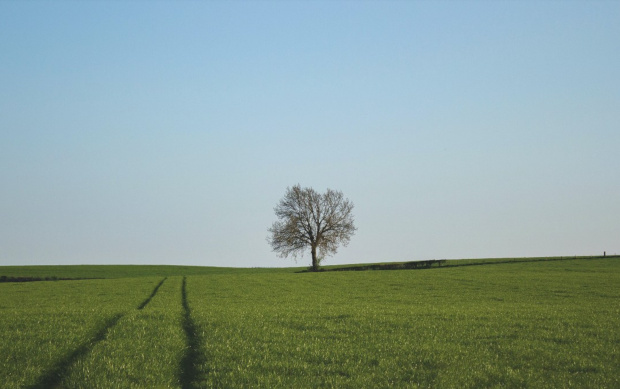
#> input picture Segmentacao_de_Imagens/Segmentacao_Tecnicas_Classicas/images/paisagem01.jpg, 620 x 389 px
$ jupyter execute metodo_de_otsu.ipynb
#> lines starting #> are read from the running program, lines starting #| are printed output that depends on the picture; after the words box and inside, x2 and y2 are one past the last pixel; in counts of white or black regions, pixels touching at a corner belong together
A partir do **Método de Otso** é possível adquirir "automáticamente" o valor ideal de limiar que separa o fundo da imagem dos objetos.

Este método utiliza um histograma para visualizar a distribuição de pixels da imagem e a partir disto, é possível realizar a separação do fundo.

O Método de Otsu calcula o melhor limiar com base no histograma.

[cell 1]
import cv2
import matplotlib.pyplot as plt
import numpy as np

[cell 2]
def view_original_gray(img, gray):
    plt.figure(figsize=(12,6))
    plt.subplot(1,2,1)
    plt.imshow(img)
    plt.axis('off')

    plt.subplot(1,2,2)
    plt.imshow(gray, cmap='gray')
    plt.axis('off')

[cell 3]
img = cv2.imread('images/paisagem01.jpg')
#> img is the input picture: shape (389, 620, 3); mean B, G, R 153.1, 159.6, 138.4
img = cv2.cvtColor(img, cv2.COLOR_BGR2RGB)
img_gray = cv2.cvtColor(img, cv2.COLOR_BGR2GRAY)
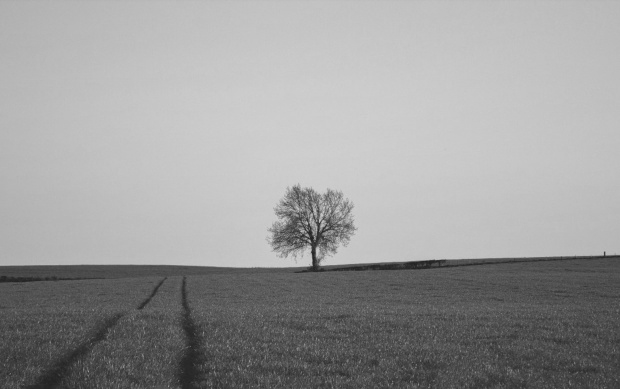
#> img_gray: shape (389, 620); min 33, max 210, mean 155.2

view_original_gray(img, img_gray)

[cell 4]
def view(img):
    plt.figure(figsize=(12,6))
    plt.imshow(img, cmap='gray')
    plt.axis('off')

[cell 5]
limiar, img_otsu = cv2.threshold(img_gray, 0, 255, cv2.THRESH_BINARY | cv2.THRESH_OTSU)
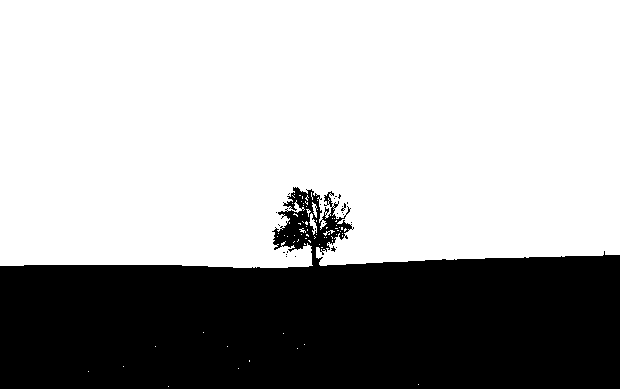
#> img_otsu: shape (389, 620); 66.5% white; 25 black regions (24 under 20 px), largest, box (x1, y1, x2, y2) and area: (0, 187, 620, 389) 80793
#> limiar = 136
print('Limiar: ', limiar)
#| Limiar:  136.0

view(img_otsu)

### Histogramas

[cell 6]
hist, bins = np.histogram(img_gray,
                          256, # 255 bins (barras)
                          [0,256]) # 0 a 255
#> hist = 256 values, max 9370 at index 194, min 0 at index 0, mean 942.1; bins = 257 values from 0 to 256
hist
#> Out has the same summary as hist

**Importante salientar**

O Método de Otsu funciona melhor em imagens **bi modais** que possuem grandes distribuições no histograma bem distinguíveis, uma do lado da outra.

[cell 7]
plt.plot(hist)
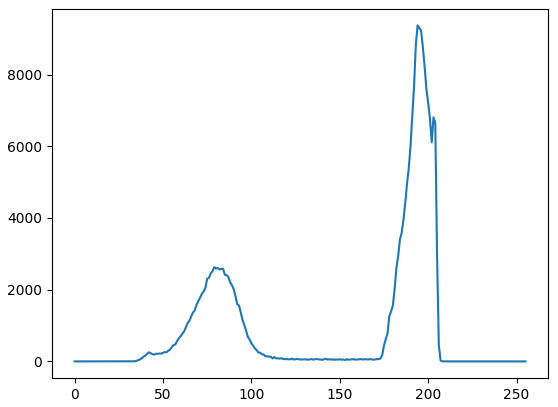
#> figure drawn by matplotlib, 1 panel; curve peaks at x = 194, y = 9370

A função flatten transforma a matriz (2D) em um vetor (1D).

Função semelhante: *ravel()*.

[cell 8]
# Feito antes por mim
img_flatten = img_gray.flatten() # Achata a imagem para adquirir todos os valores de pixels da imagem em um vetor
plt.hist(img_flatten, bins=255) # Exibe esse vetor no histograma
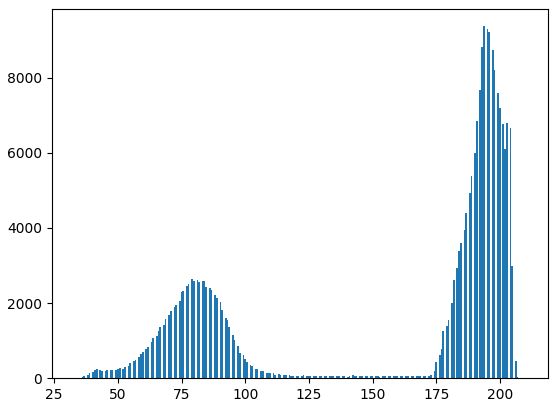
#> figure drawn by matplotlib, 1 panel; tallest bar 9370 high, from x = 193.3 to 194

### Melhorando a segmentação em imagens com ruído

[cell 9]
img_noise = cv2.imread('images/folha_ruido.jpg')
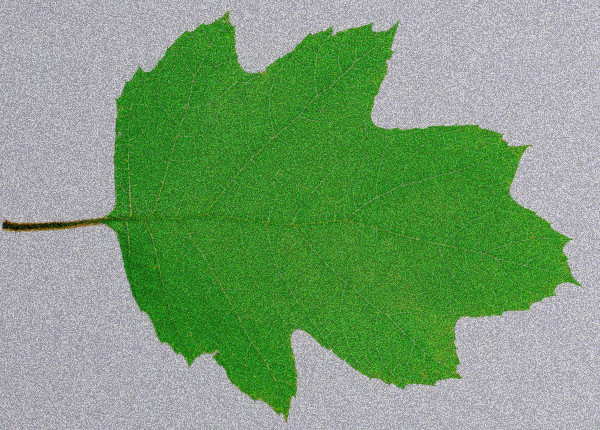
#> input picture Segmentacao_de_Imagens/Segmentacao_Tecnicas_Classicas/images/folha_ruido.jpg, 600 x 430 px
#> img_noise is the input picture: shape (430, 600, 3); mean B, G, R 117.1, 157.9, 122.4
img_noise = cv2.cvtColor(img_noise, cv2.COLOR_BGR2RGB)
img_noise_gray = cv2.cvtColor(img_noise, cv2.COLOR_BGR2GRAY)
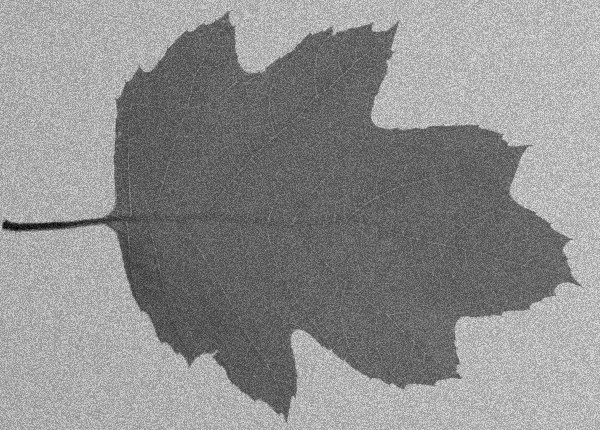
#> img_noise_gray: shape (430, 600); min 3, max 237, mean 141.7

view_original_gray(img_noise, img_noise_gray)

[cell 10]
plt.title('Histograma da imagem')
plt.hist(img_noise_gray.ravel(), bins=255) # ravel() tem o mesmo resultado que flatten()
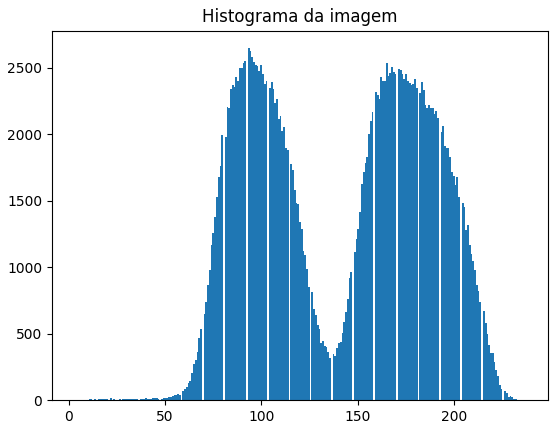
#> figure drawn by matplotlib, 1 panel; tallest bar 2646 high, from x = 92.93 to 93.85

[cell 11]
limiar, img_otsu = cv2.threshold(img_noise_gray, 0, 255, cv2.THRESH_BINARY | cv2.THRESH_OTSU)
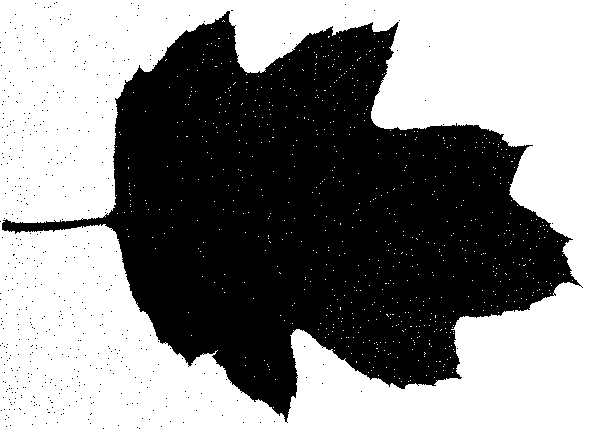
#> img_otsu: shape (430, 600); 54.3% white; 492 black regions (491 under 20 px), largest, box (x1, y1, x2, y2) and area: (2, 11, 583, 423) 117478
#> limiar = 138
print('Limiar: ', limiar)
#| Limiar:  138.0

view(img_otsu)

Para diminuir o ruído podemos utilizar um desfoque gaussiano.

[cell 12]
desfoque = cv2.GaussianBlur(img_noise_gray, (5,5), 0)

view(desfoque)

Realizando o método de otsu após a aplicação do desfoque.

[cell 13]
limiar, img_otsu = cv2.threshold(desfoque, 0, 255, cv2.THRESH_BINARY | cv2.THRESH_OTSU)
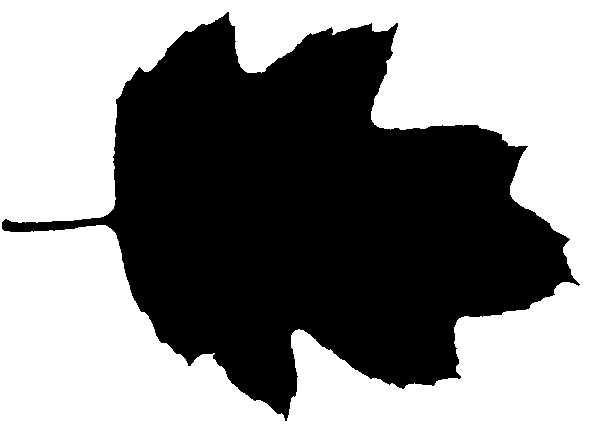
#> img_otsu: shape (430, 600); 54.2% white; 1 black region, box (x1, y1, x2, y2) and area: (2, 12, 580, 421) 118185
print('Limiar: ', limiar)
#| Limiar:  138.0

view(img_otsu)

Visualizando o histograma (distribuição dos pixels) da imagem com desfoque.

[cell 14]
plt.hist(desfoque.ravel(), bins=255)
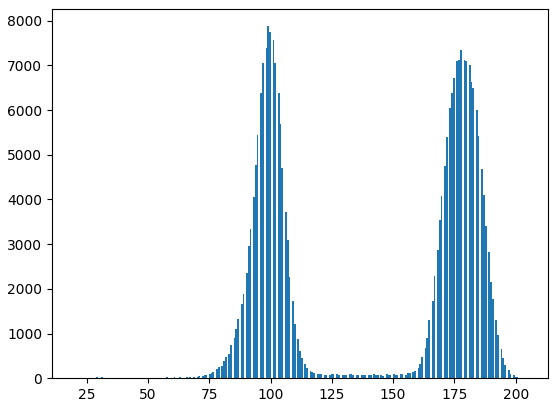
#> figure drawn by matplotlib, 1 panel; tallest bar 7875 high, from x = 98.65 to 99.37
